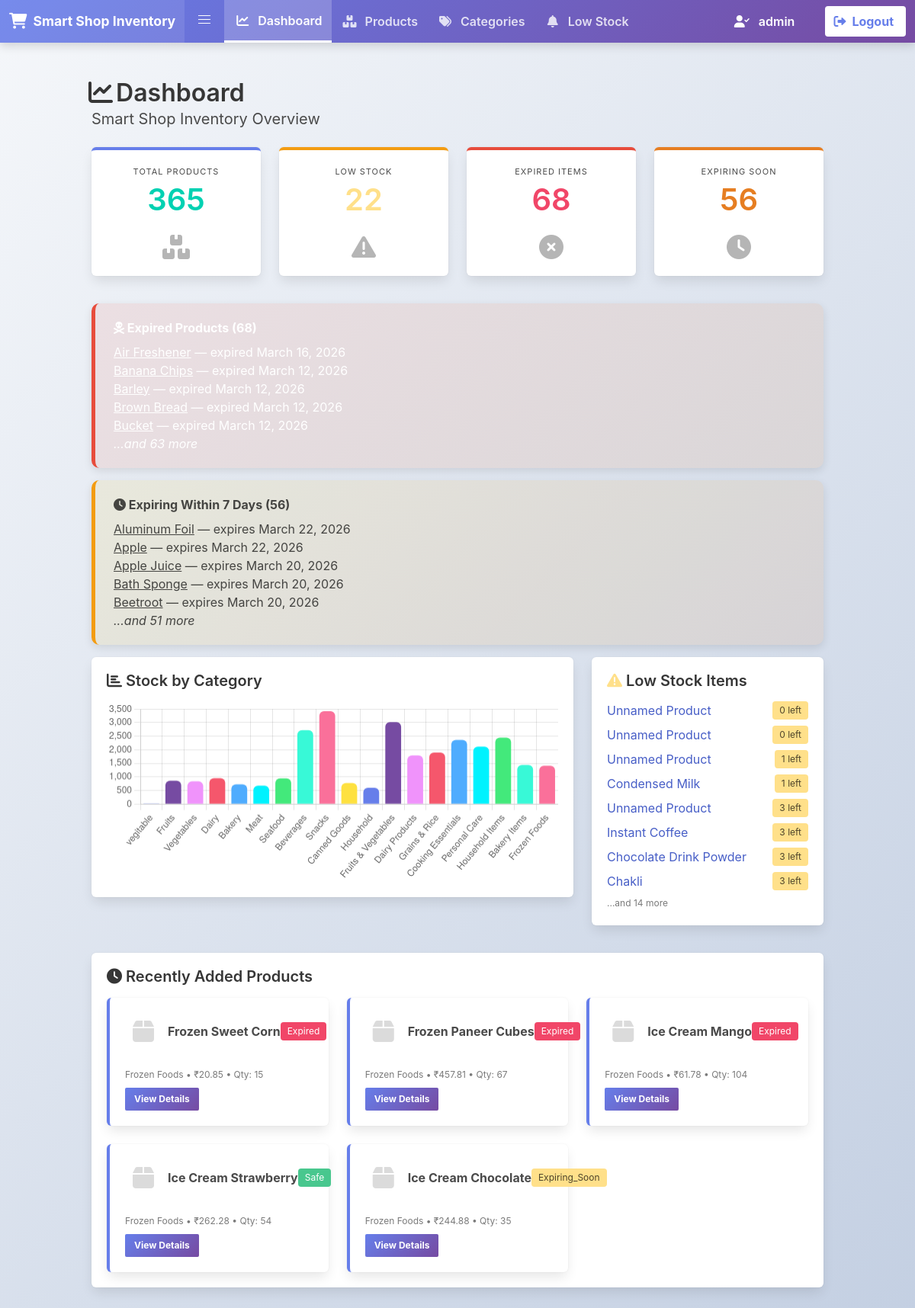
The page / (signed in) on the database its author committed.
### someap/models.py (models this page shows, shortened)
class Product(models.Model):
    product_name = models.CharField(max_length=200, default='Unnamed Product')
    category = models.ForeignKey('Category', on_delete=models.CASCADE, related_name='products')
    description = models.TextField(blank=True)
    brand = models.CharField(max_length=100, blank=True)
    price = models.DecimalField(max_digits=10, decimal_places=2, validators=[MinValueValidator(0.01)])
    quantity = models.PositiveIntegerField(default=0)
    low_stock_limit = models.PositiveIntegerField(default=5)
    product_image = models.ImageField(upload_to='products/', blank=True, null=True)
    manufacture_date = models.DateField(blank=True, null=True)
    expiry_date = models.DateField(blank=True, null=True)
    barcode = models.CharField(max_length=100, blank=True, null=True)
    weight_or_volume = models.CharField(max_length=50, blank=True)
    created_at = models.DateTimeField(auto_now_add=True)
    updated_at = models.DateTimeField(auto_now=True)
    class Meta:
        ordering = ['product_name']
        verbose_name = 'Product'
        verbose_name_plural = 'Products'
    @property
    def expiry_status(self):
        if self.expiry_date:
            today = timezone.now().date()
            if self.expiry_date < today:
                return 'expired'
            elif (self.expiry_date - today).days <= 7:
                return 'expiring_soon'
            else:
                return 'safe'
        return 'n/a'

class Category(models.Model):
    name = models.CharField(max_length=100, unique=True)
    description = models.TextField(blank=True)
    class Meta:
        verbose_name = 'Category'
        verbose_name_plural = 'Categories'
    def __str__(self) -> str:
        return self.name

### someap/views.py (the view)
# urls.py: path('', views.DashboardView.as_view(), name='dashboard'),
@method_decorator(login_required, name='dispatch')
class DashboardView(TemplateView):
    template_name = 'someap/dashboard.html'
    def get_context_data(self, **kwargs):
        context = super().get_context_data(**kwargs)
        context['total_products'] = Product.objects.count()
        context['total_categories'] = Category.objects.count()
        context['low_stock_products'] = Product.objects.filter(quantity__lte=F('low_stock_limit')).order_by('quantity')
        context['low_stock_count'] = context['low_stock_products'].count()
        context['total_inventory_value'] = Product.objects.aggregate(total=Sum(F('price') * F('quantity')))['total'] or 0
        context['recent_products'] = Product.objects.order_by('-created_at')[:5]
        today = timezone.now().date()
        seven_days_later = today + timezone.timedelta(days=7)
        context['expiring_soon_products'] = Product.objects.filter(expiry_date__gt=today, expiry_date__lte=seven_days_later)
        context['expired_products'] = Product.objects.filter(expiry_date__lt=today)
        context['expiring_soon_count'] = context['expiring_soon_products'].count()
        context['expired_count'] = context['expired_products'].count()
        category_labels = []
        category_data = []
        for cat in Category.objects.all():
            total_qty = Product.objects.filter(category=cat).aggregate(total=Sum('quantity'))['total'] or 0
            category_labels.append(cat.name)
            category_data.append(total_qty)
        context['chart_labels'] = json.dumps(category_labels)
        context['chart_data'] = json.dumps(category_data)
        return context

### someap/templates/someap/dashboard.html (shortened to what this page needs)
{% extends 'someap/base.html' %}
{% block content %}
<div class="mb-5">
  <h1 class="title is-3"><span class="icon"><i class="fas fa-chart-line"></i></span> Dashboard</h1>
  <p class="subtitle">Smart Shop Inventory Overview</p>
</div>
<div class="columns is-multiline mb-5">
  <div class="column is-3-desktop is-6-tablet">
    <div class="box has-text-centered" style="border-top:4px solid #667eea;">
      <p class="heading">Total Products</p>
      <p class="title is-2 has-text-primary">{{ total_products }}</p>
      <i class="fas fa-boxes fa-2x has-text-grey-light"></i>
    </div>
  </div>
  <div class="column is-3-desktop is-6-tablet">
    <div class="box has-text-centered" style="border-top:4px solid #f39c12;">
      <p class="heading">Low Stock</p>
      <p class="title is-2 has-text-warning">{{ low_stock_count }}</p>
      <i class="fas fa-exclamation-triangle fa-2x has-text-grey-light"></i>
    </div>
  </div>
  <div class="column is-3-desktop is-6-tablet">
    <div class="box has-text-centered" style="border-top:4px solid #e74c3c;">
      <p class="heading">Expired Items</p>
      <p class="title is-2 has-text-danger">{{ expired_count }}</p>
      <i class="fas fa-times-circle fa-2x has-text-grey-light"></i>
    </div>
  </div>
  <div class="column is-3-desktop is-6-tablet">
    <div class="box has-text-centered" style="border-top:4px solid #e67e22;">
      <p class="heading">Expiring Soon</p>
      <p class="title is-2" style="color:#e67e22;">{{ expiring_soon_count }}</p>
      <i class="fas fa-clock fa-2x has-text-grey-light"></i>
    </div>
  </div>
</div>
{% if expired_products %}
<div class="notification is-danger mb-4">
  <strong><i class="fas fa-skull-crossbones"></i> Expired Products ({{ expired_count }})</strong>
  <ul class="mt-2">
    {% for p in expired_products|slice:":5" %}
    <li><a href="{% url 'someap:product_detail' p.pk %}">{{ p.product_name }}</a> — expired {{ p.expiry_date }}</li>
    {% endfor %}
    {% if expired_count > 5 %}<li><em>...and {{ expired_count|add:"-5" }} more</em></li>{% endif %}
  </ul>
</div>
{% endif %}
{% if expiring_soon_products %}
<div class="notification is-warning mb-4">
  <strong><i class="fas fa-clock"></i> Expiring Within 7 Days ({{ expiring_soon_count }})</strong>
  <ul class="mt-2">
    {% for p in expiring_soon_products|slice:":5" %}
    <li><a href="{% url 'someap:product_detail' p.pk %}">{{ p.product_name }}</a> — expires {{ p.expiry_date }}</li>
    {% endfor %}
    {% if expiring_soon_count > 5 %}<li><em>...and {{ expiring_soon_count|add:"-5" }} more</em></li>{% endif %}
  </ul>
</div>
{% endif %}
<div class="columns">
  <div class="column is-8">
    <div class="box">
      <h2 class="title is-5 mb-4"><i class="fas fa-chart-bar"></i> Stock by Category</h2>
      <canvas id="categoryChart" height="120"></canvas>
    </div>
  </div>
  <div class="column is-4">
    <div class="box" style="height:100%;">
      <h2 class="title is-5 mb-4"><i class="fas fa-exclamation-triangle has-text-warning"></i> Low Stock Items</h2>
      {% if low_stock_products %}
        {% for p in low_stock_products|slice:":8" %}
        <div class="level is-mobile mb-2">
          <div class="level-left">
            <a href="{% url 'someap:product_detail' p.pk %}" class="level-item">{{ p.product_name }}</a>
          </div>
          <div class="level-right">
            <span class="tag is-warning level-item">{{ p.quantity }} left</span>
          </div>
        </div>
        {% endfor %}
        {% if low_stock_count > 8 %}
        <p class="has-text-grey is-size-7 mt-2">...and {{ low_stock_count|add:"-8" }} more</p>
        {% endif %}
      {% else %}
        <p class="has-text-grey">All products are well stocked! 🎉</p>
      {% endif %}
    </div>
  </div>
</div>
<div class="box mt-5">
  <h2 class="title is-5 mb-4"><i class="fas fa-clock"></i> Recently Added Products</h2>
  <div class="columns is-multiline">
    {% for p in recent_products %}
    <div class="column is-4-desktop is-6-tablet">
      <div class="box" style="border-left:4px solid #667eea;">
        <div class="level is-mobile">
          <div class="level-left">
            {% if p.product_image %}
            <figure class="level-item image is-48x48 mr-3">
              <img src="{{ p.product_image.url }}" alt="{{ p.product_name }}" style="border-radius:8px;object-fit:cover;width:48px;height:48px;">
            </figure>
            {% else %}
            <span class="level-item icon is-large has-text-grey-lighter mr-2"><i class="fas fa-box fa-2x"></i></span>
            {% endif %}
            <div class="level-item">
              <p class="has-text-weight-bold">{{ p.product_name }}</p>
            </div>
          </div>
          <div class="level-right">
            <span class="tag
              {% if p.expiry_status == 'expired' %}is-danger
              {% elif p.expiry_status == 'expiring_soon' %}is-warning
              {% else %}is-success{% endif %}">
              {{ p.expiry_status|title }}
            </span>
          </div>
        </div>
        <p class="is-size-7 has-text-grey">{{ p.category }} &bull; ₹{{ p.price }} &bull; Qty: {{ p.quantity }}</p>
        <a href="{% url 'someap:product_detail' p.pk %}" class="button is-small is-primary mt-2">View Details</a>
      </div>
    </div>
    {% endfor %}
  </div>
</div>
<script>
const ctx = document.getElementById('categoryChart').getContext('2d');
new Chart(ctx, {
  type: 'bar',
  data: {
    labels: {{ chart_labels|safe }},
    datasets: [{
      label: 'Total Quantity',
      data: {{ chart_data|safe }},
      backgroundColor: [
        '#667eea','#764ba2','#f093fb','#f5576c','#4facfe','#00f2fe',
        '#43e97b','#38f9d7','#fa709a','#fee140'
      ],
      borderRadius: 6,
    }]
  },
  options: {
    responsive: true,
    plugins: { legend: { display: false } },
    scales: { y: { beginAtZero: true } }
  }
});
</script>
{% endblock %}

### someap/templates/someap/base.html (shortened to what this page needs)
<!DOCTYPE html>
<html lang="en">
<head>
  <link rel="stylesheet" href="https://cdn.jsdelivr.net/npm/bulma@0.9.4/css/bulma.min.css" />
  <link rel="stylesheet" href="https://cdnjs.cloudflare.com/ajax/libs/font-awesome/6.0.0/css/all.min.css" />
</head>
<body>
  <nav class="navbar" role="navigation" aria-label="main navigation">
    <div class="navbar-brand">
      <a class="navbar-item" href="{% url 'someap:dashboard' %}">
        <i class="fas fa-shopping-cart"></i>
        <span style="font-weight: bold; font-size: 1.1rem;">Smart Shop Inventory</span>
      </a>
      <a role="button" class="navbar-burger" aria-label="menu" aria-expanded="false" data-target="navbarBasicExample">
        <span aria-hidden="true"></span>
        <span aria-hidden="true"></span>
        <span aria-hidden="true"></span>
      </a>
    </div>
    <div id="navbarBasicExample" class="navbar-menu">
      <div class="navbar-start">
        <a class="navbar-item {% if request.resolver_match.url_name == 'dashboard' %}is-active{% endif %}" href="{% url 'someap:dashboard' %}">
          <span class="icon"><i class="fas fa-chart-line"></i></span>
          <span>Dashboard</span>
        </a>
        <a class="navbar-item {% if request.resolver_match.url_name in 'product_list product_add product_edit product_delete' %}is-active{% endif %}" href="{% url 'someap:product_list' %}">
          <span class="icon"><i class="fas fa-boxes"></i></span>
          <span>Products</span>
        </a>
        <a class="navbar-item {% if request.resolver_match.url_name in 'category_list category_add category_edit category_delete' %}is-active{% endif %}" href="{% url 'someap:category_list' %}">
          <span class="icon"><i class="fas fa-tags"></i></span>
          <span>Categories</span>
        </a>
        <a class="navbar-item {% if request.resolver_match.url_name == 'low_stock_report' %}is-active{% endif %}" href="{% url 'someap:low_stock_report' %}">
          <span class="icon"><i class="fas fa-bell"></i></span>
          <span>Low Stock</span>
        </a>
      </div>
      <div class="navbar-end">
        {% if request.user.is_authenticated %}
          <div class="navbar-item">
            <span style="color: white; margin-right: 1rem;">
              <i class="fas fa-user-check" style="margin-right: 0.5rem;"></i>
              {{ request.user.get_username }}
            </span>
          </div>
          <div class="navbar-item">
            <div class="buttons">
              <a class="button is-light" href="{% url 'someap:logout' %}">
                <span class="icon is-left"><i class="fas fa-sign-out-alt"></i></span>
                <span>Logout</span>
              </a>
            </div>
          </div>
        {% endif %}
      </div>
    </div>
  </nav>
  <section class="section">
    <div class="container">
      {% block content %}{% endblock %}
    </div>
  </section>
</body>
</html>

### someap/templates/someap/base.html (style rules this page uses)
body { background: linear-gradient(135deg, #f5f7fa 0%, #c3cfe2 100%); min-height: 100vh; }
.navbar { background: linear-gradient(135deg, #667eea 0%, #764ba2 100%) !important; box-shadow: 0 4px 12px rgba(0, 0, 0, 0.15); }
.navbar-brand a { color: white !important; font-weight: 800; font-size: 1.3rem; display: flex; align-items: center; gap: 0.5rem; }
.navbar-item { color: rgba(255, 255, 255, 0.8) !important; transition: all 0.3s ease; font-weight: 600; }
.navbar-item.is-active { color: white !important; background: rgba(255, 255, 255, 0.2) !important; border-bottom: 3px solid white; }
.navbar-item .icon { margin-right: 0.5rem; }
.button.is-light { background: white !important; color: #667eea !important; font-weight: 700; transition: all 0.3s ease; border: none; }
.button.is-primary { background: linear-gradient(135deg, #667eea 0%, #764ba2 100%) !important; color: white !important; font-weight: 700; transition: all 0.3s ease; border: none; }
.notification { border-radius: 10px; box-shadow: 0 4px 12px rgba(0, 0, 0, 0.1); }
.notification.is-danger { background: linear-gradient(135deg, rgba(231, 76, 60, 0.1) 0%, rgba(230, 126, 34, 0.1) 100%); border-left: 5px solid #e74c3c; }
.notification.is-warning { background: linear-gradient(135deg, rgba(241, 196, 15, 0.1) 0%, rgba(230, 126, 34, 0.1) 100%); border-left: 5px solid #f39c12; }
.section { background: transparent; }
.notification { animation: slideDown 0.4s ease; }

### rows shown on the page
Product: product_name "Air Freshener", expiry_date "March 16, 2026"
Product: product_name "Banana Chips", expiry_date "March 12, 2026"
Product: product_name "Barley", expiry_date "March 12, 2026"
Product: product_name "Brown Bread", expiry_date "March 12, 2026"
Product: product_name "Bucket", expiry_date "March 12, 2026"
Product: product_name "Aluminum Foil", expiry_date "March 22, 2026"
Product: product_name "Apple", expiry_date "March 22, 2026"
Product: product_name "Apple Juice", expiry_date "March 20, 2026"
Product: product_name "Bath Sponge", expiry_date "March 20, 2026"
Product: product_name "Beetroot", expiry_date "March 20, 2026"
Product: product_name "Unnamed Product", quantity "0"
Product: product_name "Unnamed Product", quantity "0"
Product: product_name "Unnamed Product", quantity "1"
Product: product_name "Condensed Milk", quantity "1"
Product: product_name "Unnamed Product", quantity "3"
Product: product_name "Instant Coffee", quantity "3"
Product: product_name "Chocolate Drink Powder", quantity "3"
Product: product_name "Chakli", quantity "3"
Product: product_name "Frozen Sweet Corn", expiry_status "Expired", category "Frozen Foods", price "20.85", quantity "15"
Product: product_name "Frozen Paneer Cubes", expiry_status "Expired", category "Frozen Foods", price "457.81", quantity "67"
Product: product_name "Ice Cream Mango", expiry_status "Expired", category "Frozen Foods", price "61.78", quantity "104"
Product: product_name "Ice Cream Strawberry", expiry_status "Safe", category "Frozen Foods", price "262.28", quantity "54"
Product: product_name "Ice Cream Chocolate", expiry_status "Expiring_Soon", category "Frozen Foods", price "244.88", quantity "35"

### other values the page prints
{{ request.user.get_username }} "admin"
{{ total_products }} "365"
{{ low_stock_count }} "22"
{{ expired_count }} "68"
{{ expiring_soon_count }} "56"
{{ expired_count|add:"-5" }} "63"
{{ expiring_soon_count|add:"-5" }} "51"
{{ low_stock_count|add:"-8" }} "14"
chart data {{ chart_data|safe }} [10, 859, 836, 955, 725, 678, 944, 2726, 3418, 773, 602, 3017, 1793, 1900, 2365, 2119, 2446, 1438, 1409]
